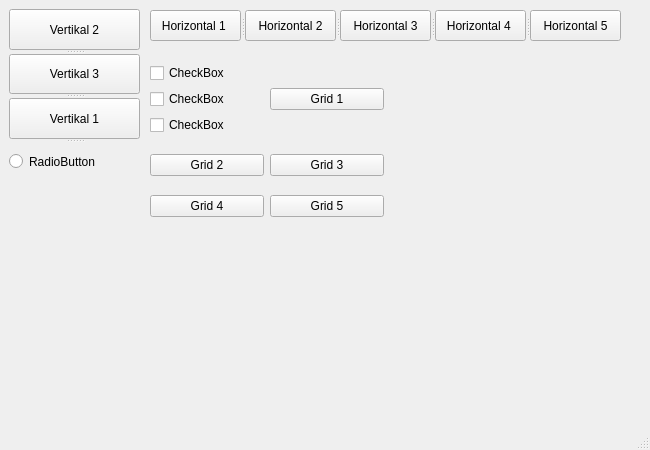
<?xml version="1.0" encoding="UTF-8"?>
<ui version="4.0">
 <class>MainWindow</class>
 <widget class="QMainWindow" name="MainWindow">
  <property name="geometry">
   <rect>
    <x>0</x>
    <y>0</y>
    <width>650</width>
    <height>450</height>
   </rect>
  </property>
  <property name="windowTitle">
   <string>MainWindow</string>
  </property>
  <widget class="QWidget" name="centralwidget">
   <widget class="QSplitter" name="splitter">
    <property name="geometry">
     <rect>
      <x>9</x>
      <y>9</y>
      <width>131</width>
      <height>171</height>
     </rect>
    </property>
    <property name="orientation">
     <enum>Qt::Vertical</enum>
    </property>
    <widget class="QPushButton" name="pushButton_2">
     <property name="text">
      <string>Vertikal 2</string>
     </property>
     <attribute name="buttonGroup">
      <string notr="true">buttonGroup</string>
     </attribute>
    </widget>
    <widget class="QPushButton" name="pushButton_3">
     <property name="text">
      <string>Vertikal 3</string>
     </property>
     <attribute name="buttonGroup">
      <string notr="true">buttonGroup</string>
     </attribute>
    </widget>
    <widget class="QPushButton" name="pushButton">
     <property name="text">
      <string>Vertikal 1</string>
     </property>
     <attribute name="buttonGroup">
      <string notr="true">buttonGroup</string>
     </attribute>
    </widget>
    <widget class="QRadioButton" name="radioButton">
     <property name="text">
      <string>RadioButton</string>
     </property>
    </widget>
   </widget>
   <widget class="QSplitter" name="splitter_2">
    <property name="geometry">
     <rect>
      <x>150</x>
      <y>10</y>
      <width>471</width>
      <height>31</height>
     </rect>
    </property>
    <property name="orientation">
     <enum>Qt::Horizontal</enum>
    </property>
    <widget class="QPushButton" name="pushButton_7">
     <property name="text">
      <string>Horizontal 1 </string>
     </property>
    </widget>
    <widget class="QPushButton" name="pushButton_4">
     <property name="text">
      <string>Horizontal 2</string>
     </property>
    </widget>
    <widget class="QPushButton" name="pushButton_6">
     <property name="text">
      <string>Horizontal 3</string>
     </property>
    </widget>
    <widget class="QPushButton" name="pushButton_5">
     <property name="text">
      <string>Horizontal 4 </string>
     </property>
    </widget>
    <widget class="QPushButton" name="pushButton_8">
     <property name="text">
      <string>Horizontal 5</string>
     </property>
    </widget>
   </widget>
   <widget class="QWidget" name="">
    <property name="geometry">
     <rect>
      <x>150</x>
      <y>50</y>
      <width>234</width>
      <height>183</height>
     </rect>
    </property>
    <layout class="QGridLayout" name="gridLayout">
     <item row="0" column="0">
      <layout class="QVBoxLayout" name="verticalLayout_2">
       <item>
        <widget class="QCheckBox" name="checkBox_2">
         <property name="text">
          <string>CheckBox</string>
         </property>
        </widget>
       </item>
       <item>
        <widget class="QCheckBox" name="checkBox_3">
         <property name="text">
          <string>CheckBox</string>
         </property>
        </widget>
       </item>
       <item>
        <widget class="QCheckBox" name="checkBox">
         <property name="text">
          <string>CheckBox</string>
         </property>
        </widget>
       </item>
      </layout>
     </item>
     <item row="0" column="1">
      <widget class="QPushButton" name="pushButton_9">
       <property name="text">
        <string>Grid 1</string>
       </property>
      </widget>
     </item>
     <item row="1" column="0">
      <widget class="QPushButton" name="pushButton_10">
       <property name="text">
        <string>Grid 2</string>
       </property>
      </widget>
     </item>
     <item row="1" column="1">
      <widget class="QPushButton" name="pushButton_13">
       <property name="text">
        <string>Grid 3</string>
       </property>
      </widget>
     </item>
     <item row="2" column="0">
      <widget class="QPushButton" name="pushButton_12">
       <property name="text">
        <string>Grid 4</string>
       </property>
      </widget>
     </item>
     <item row="2" column="1">
      <widget class="QPushButton" name="pushButton_14">
       <property name="text">
        <string>Grid 5</string>
       </property>
      </widget>
     </item>
    </layout>
   </widget>
  </widget>
  <widget class="QMenuBar" name="menubar">
   <property name="geometry">
    <rect>
     <x>0</x>
     <y>0</y>
     <width>650</width>
     <height>21</height>
    </rect>
   </property>
  </widget>
  <widget class="QStatusBar" name="statusbar"/>
 </widget>
 <resources/>
 <connections/>
 <buttongroups>
  <buttongroup name="buttonGroup"/>
 </buttongroups>
</ui>
